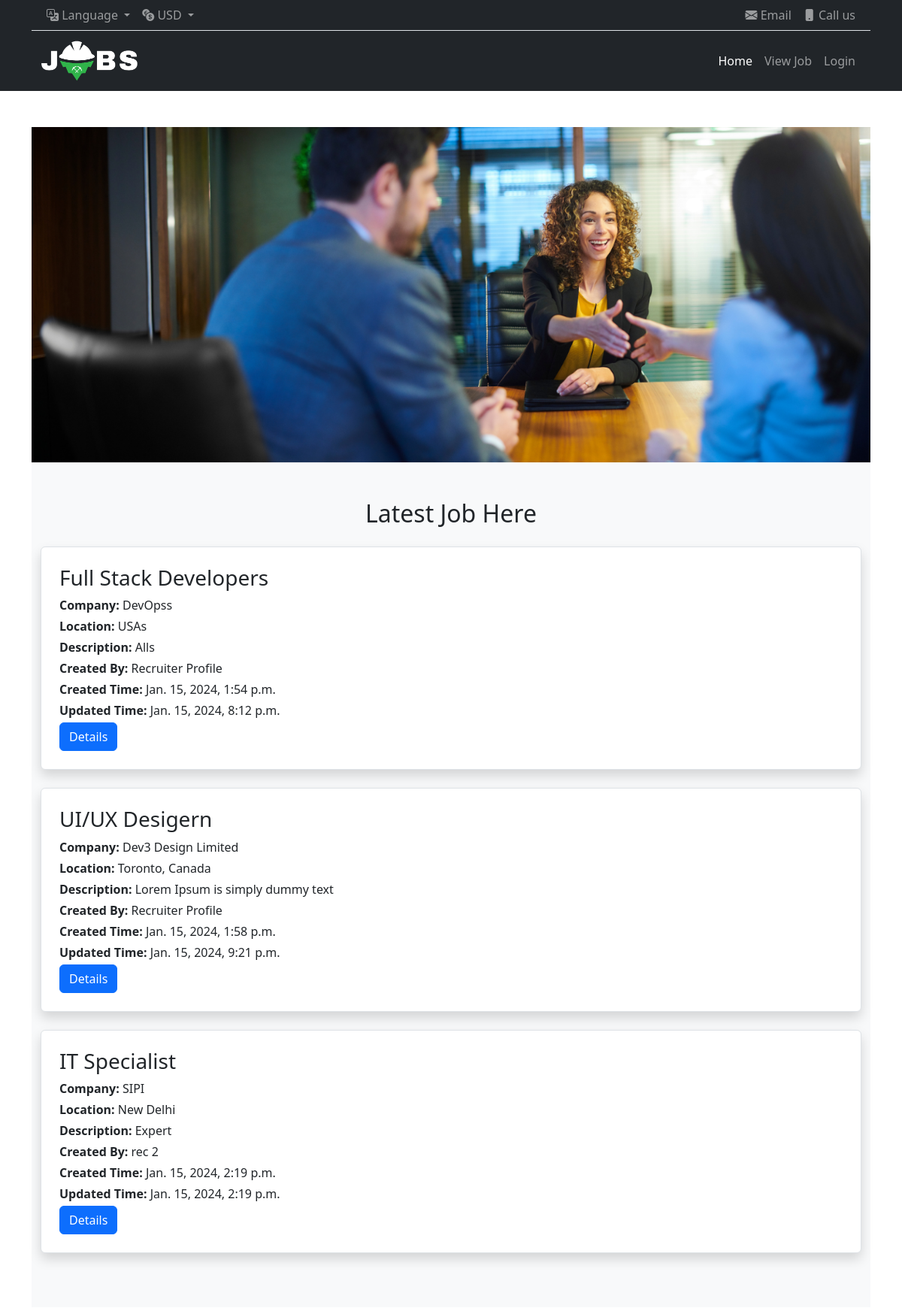
Before: /viewjobPage/ (upper part) with the older database file.
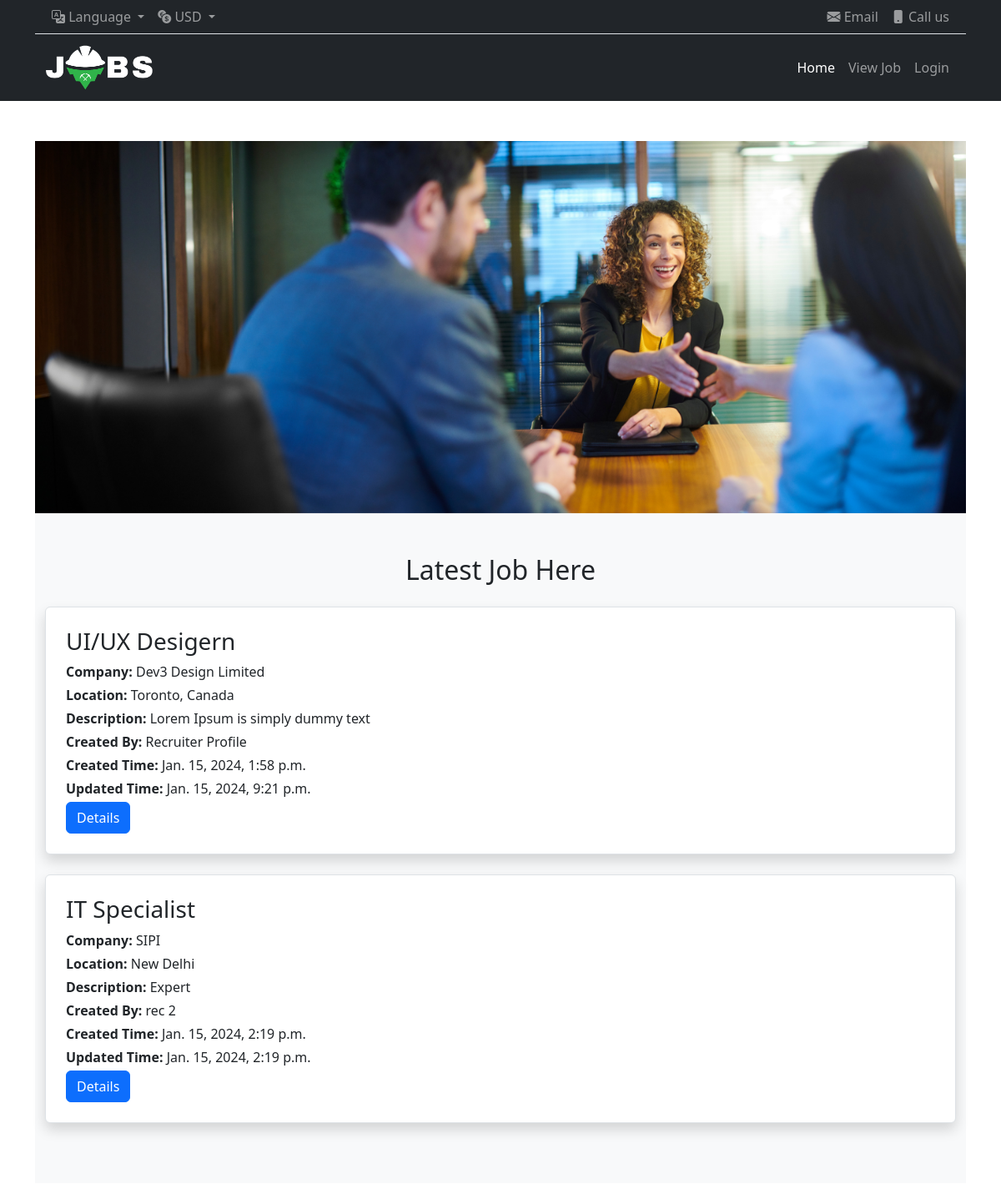
After: the same page with the newer database file.
### portalApp/models.py (models this page shows, shortened)
class job_model(models.Model):
    job_title = models.CharField(max_length=100, null=True)
    company_name = models.CharField(max_length=100, null=True)
    location = models.CharField(max_length=100, null=True)
    description = models.TextField()
    job_image = models.ImageField(upload_to='job_image/', null=True)
    create_at = models.DateTimeField(auto_now_add=True, null=True)
    update_at = models.DateTimeField(auto_now=True, null=True)
    job_creator = models.ForeignKey(Custom_User, on_delete=models.CASCADE)

### authentication/models.py (models this page shows)
class Custom_User(AbstractUser):
    USER=[
        ('Applicant','Applicant'),('Recruiter','Recruiter'),('Admin','Admin'),
    ]
    display_name=models.CharField(max_length=100)
    email = models.EmailField()
    password=models.CharField(max_length=100)
    user_type=models.CharField(choices=USER, max_length=120)
    profile_image = models.ImageField(upload_to='profile_pic/', null=True)
    otp_token = models.CharField(max_length = 6, blank = True, null = True)
    about= models.TextField(null=True, blank = True)
    def __str__(self):
        return self.display_name

### portalApp/views.py (the view)
# urls.py: path('viewjobPage/', views.viewjobPage, name='viewjobPage'),
def viewjobPage(request):
    job=job_model.objects.all()
    context={
        'jobs':job
    }
    return render(request,"viewjob.html",context)

### portalApp/templates/viewjob.html (shortened to what this page needs)
{% extends "base.html" %}
{% load static %}
{% block cover %}
{% block slider %}
    <img src="{% static 'img/6.png' %}" class="d-block w-100" alt="...">
{% endblock slider %}
{% endblock cover %}
{% block content %}
<section class="job-listings bg-light py-5">
    <div class="container">
        <h2 class="text-center mb-4">Latest Job Here</h2>
        <ul class="list-group">
            {% for job in jobs %}
                <li class="mb-4 p-4 border rounded shadow list-group-item">
                    <h3 class="mb-2">{{ job.job_title }}</h3>
                    <p class="mb-1"><strong>Company:</strong> {{ job.company_name }}</p>
                    <p class="mb-1"><strong>Location:</strong> {{ job.location }}</p>
                    <p class="mb-1"><strong>Description:</strong> {{ job.description | truncatewords:70 }}</p>
                    <div class="">
                        <div>
                            <p class="mb-1"><strong>Created By:</strong> {{ job.job_creator }}</p>
                            <p class="mb-1"><strong>Created Time:</strong> {{ job.create_at }}</p>
                            {% if job.update_at and job.created_at != job.update_at %}
                                <p class="mb-1"><strong>Updated Time:</strong> {{ job.update_at }}</p>
                            {% endif %}
                        </div>
                        {% if user.user_type == 'Applicant' %}
                            <a href="{% url 'applyPage' job.id %}" class="btn btn-primary">Apply Now</a>
                        {% else  %}
                            <a href="{% url 'home' %}" class="btn btn-primary">Details</a>
                        {% endif %}
                    </div>
                </li>
            {% endfor %}
        </ul>
    </div>
</section>
{% endblock content %}

Changed rows visible on the page:
removed job_model: job_title "Full Stack Developers", company_name "DevOpss", location "USAs", description "Alls", job_creator "Recruiter Profile", create_at "Jan. 15, 2024, 1:54 p.m.", update_at "Jan. 15, 2024, 8:12 p.m."
